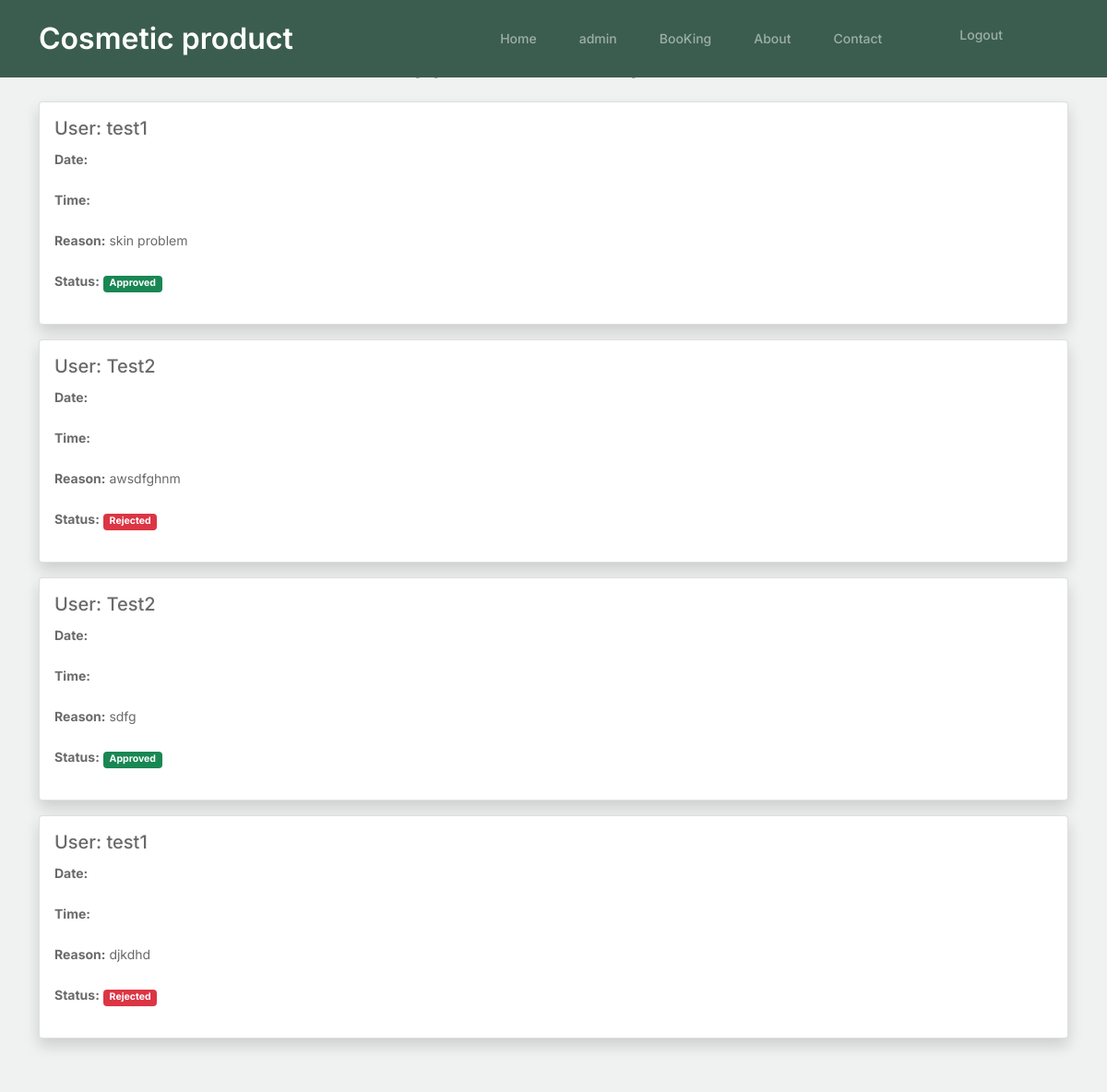
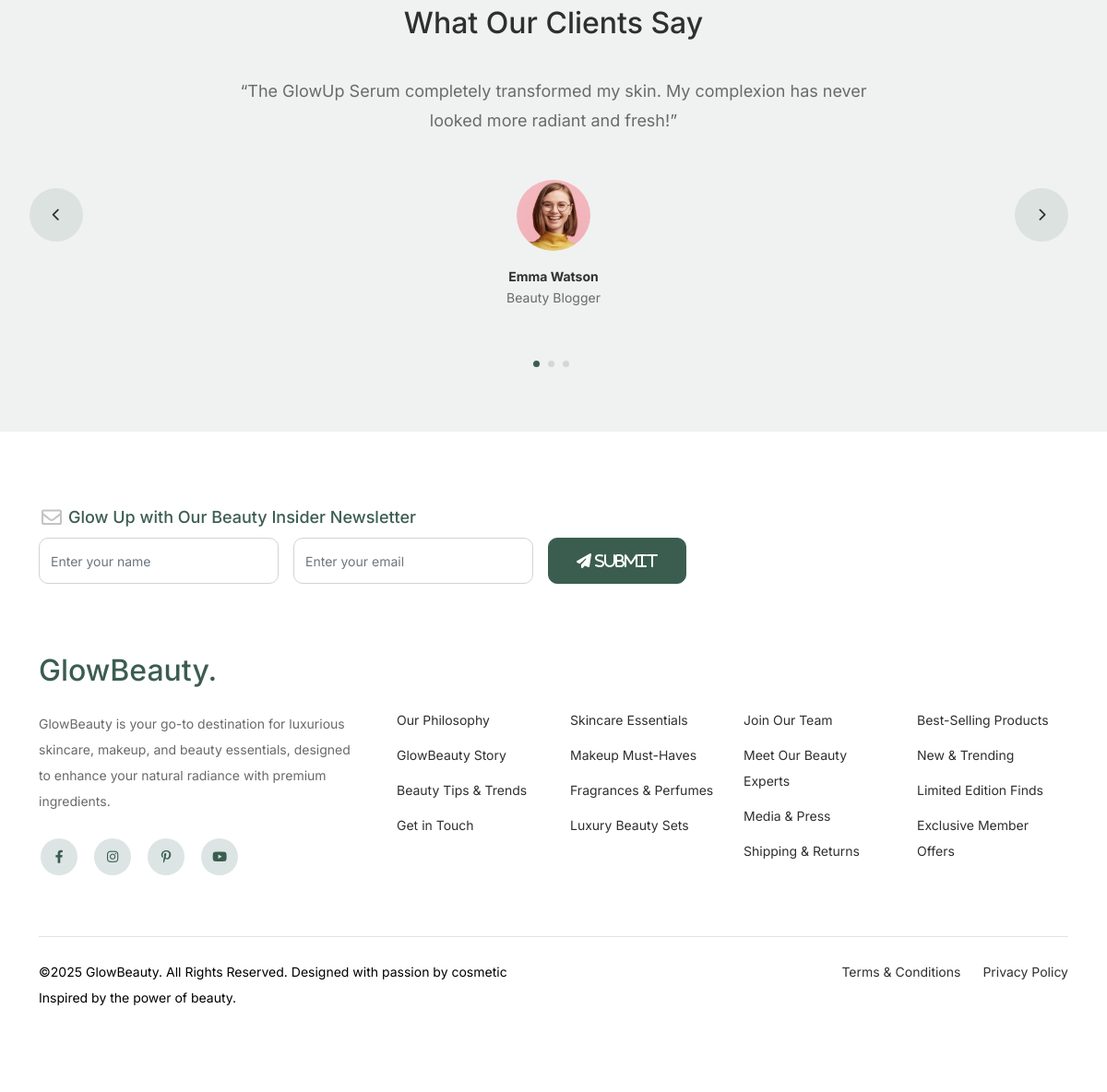
The page /doctor-appointments/ (signed in) on the database its author committed (2 pictures, top to bottom).
### users/models.py (models this page shows, shortened)
class DoctorBooking(models.Model):
    user = models.ForeignKey(User, on_delete=models.CASCADE)
    doctor = models.ForeignKey(Doctor, on_delete=models.CASCADE)
    appointment_date = models.DateTimeField()
    status = models.CharField(
        max_length=10,
        choices=[('pending', 'Pending'), ('approved', 'Approved'), ('rejected', 'Rejected')],
        default='pending'
    )
    reason = models.TextField(blank=True, null=True)
    created_at = models.DateTimeField(auto_now_add=True)

### accounts/models.py (models this page shows)
class User(AbstractUser):
    USER_TYPE_CHOICES = (
        ('normal', 'Normal User'),
        ('doctor', 'Doctor'),
    )
    user_type = models.CharField(max_length=20, choices=USER_TYPE_CHOICES, default='normal')

### doctors/views.py (the view, shortened to what this page needs)
# urls.py: path('doctor-appointments/', views.doctor_bookings_view, name='doctor_bookings'),
@login_required
def doctor_bookings_view(request):
    try:
        doctor = Doctor.objects.get(user=request.user)
    except Doctor.DoesNotExist:
        messages.error(request, "You are not registered as a doctor.")
        return redirect('home_page')
    bookings = DoctorBooking.objects.filter(doctor=doctor)
    return render(request, 'doctors/appointments.html', {'bookings': bookings})

### doctors/templates/doctors/appointments.html (shortened to what this page needs)
{% extends 'doctors/base.html' %}
{% load static %}
{% block content %}
<div class="container mt-5">
    <h2 class="mb-4 text-center">Appointment Requests</h2>
    {% for booking in bookings %}
        <div class="card mb-3 shadow">
            <div class="card-body">
                <h5 class="card-title">User: {{ booking.user.username }}</h5>
                <p><strong>Date:</strong> {{ booking.date }}</p>
                <p><strong>Time:</strong> {{ booking.time }}</p>
                <p><strong>Reason:</strong> {{ booking.reason }}</p>
                <p><strong>Status:</strong>
                    {% if booking.status == "approved" %}
                        <span class="badge bg-success">Approved</span>
                    {% elif booking.status == "rejected" %}
                        <span class="badge bg-danger">Rejected</span>
                    {% else %}
                        <span class="badge bg-secondary">Pending</span>
                    {% endif %}
                </p>
            </div>
        </div>
    {% empty %}
        <p class="text-center">No appointment requests available.</p>
    {% endfor %}
</div>
{% endblock %}

### static/css/style.css (style rules this page uses)
body { overflow-x: hidden; position: relative; }
body { font-family: "Inter", sans-serif; font-weight: 400; line-height: 28px; color: #6a6a6a; font-size: 14px; background-color: #eff2f1; }

### rows shown on the page
DoctorBooking: user.username "test1", reason "skin problem", status "Approved"
DoctorBooking: user.username "Test2", reason "awsdfghnm", status "Rejected"
DoctorBooking: user.username "Test2", reason "sdfg", status "Approved"
DoctorBooking: user.username "test1", reason "djkdhd", status "Rejected"
